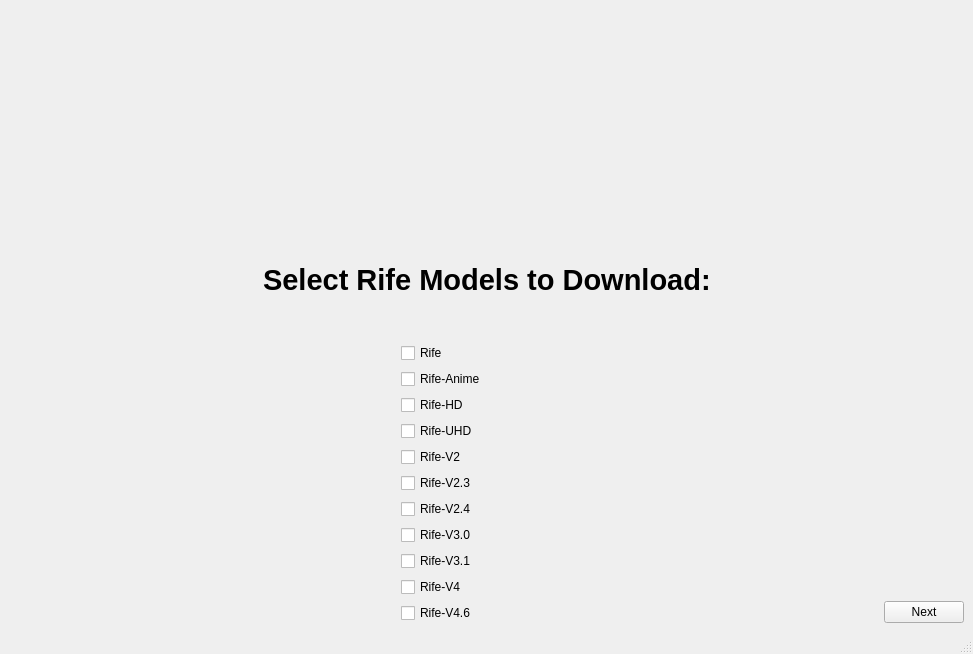
<?xml version="1.0" encoding="UTF-8"?>
<ui version="4.0">
 <class>MainWindow</class>
 <widget class="QMainWindow" name="MainWindow">
  <property name="geometry">
   <rect>
    <x>0</x>
    <y>0</y>
    <width>973</width>
    <height>654</height>
   </rect>
  </property>
  <property name="windowTitle">
   <string>Rife - ESRGAN - App</string>
  </property>
  <widget class="QWidget" name="centralwidget">
   <layout class="QGridLayout" name="gridLayout_2">
    <item row="0" column="0">
     <layout class="QVBoxLayout" name="verticalLayout_4">
      <item>
       <spacer name="verticalSpacer_3">
        <property name="orientation">
         <enum>Qt::Vertical</enum>
        </property>
        <property name="sizeHint" stdset="0">
         <size>
          <width>20</width>
          <height>40</height>
         </size>
        </property>
       </spacer>
      </item>
      <item>
       <layout class="QHBoxLayout" name="horizontalLayout_3">
        <item>
         <spacer name="horizontalSpacer_3">
          <property name="orientation">
           <enum>Qt::Horizontal</enum>
          </property>
          <property name="sizeHint" stdset="0">
           <size>
            <width>40</width>
            <height>20</height>
           </size>
          </property>
         </spacer>
        </item>
        <item>
         <widget class="QLabel" name="label">
          <property name="text">
           <string>&lt;html&gt;&lt;head/&gt;&lt;body&gt;&lt;p&gt;&lt;span style=&quot; font-size:22pt; font-weight:700;&quot;&gt;Select Rife Models to Download:&lt;/span&gt;&lt;/p&gt;&lt;/body&gt;&lt;/html&gt;</string>
          </property>
         </widget>
        </item>
        <item>
         <spacer name="horizontalSpacer_4">
          <property name="orientation">
           <enum>Qt::Horizontal</enum>
          </property>
          <property name="sizeHint" stdset="0">
           <size>
            <width>40</width>
            <height>20</height>
           </size>
          </property>
         </spacer>
        </item>
       </layout>
      </item>
      <item>
       <layout class="QVBoxLayout" name="verticalLayout_2">
        <item>
         <layout class="QHBoxLayout" name="horizontalLayout_2">
          <item>
           <spacer name="horizontalSpacer">
            <property name="orientation">
             <enum>Qt::Horizontal</enum>
            </property>
            <property name="sizeHint" stdset="0">
             <size>
              <width>40</width>
              <height>20</height>
             </size>
            </property>
           </spacer>
          </item>
          <item>
           <layout class="QVBoxLayout" name="verticalLayout_6">
            <item>
             <spacer name="verticalSpacer_2">
              <property name="orientation">
               <enum>Qt::Vertical</enum>
              </property>
              <property name="sizeHint" stdset="0">
               <size>
                <width>20</width>
                <height>40</height>
               </size>
              </property>
             </spacer>
            </item>
            <item>
             <widget class="QCheckBox" name="rife">
              <property name="text">
               <string>Rife</string>
              </property>
             </widget>
            </item>
            <item>
             <widget class="QCheckBox" name="rifeanime">
              <property name="text">
               <string>Rife-Anime</string>
              </property>
             </widget>
            </item>
            <item>
             <widget class="QCheckBox" name="rifehd">
              <property name="text">
               <string>Rife-HD</string>
              </property>
             </widget>
            </item>
            <item>
             <widget class="QCheckBox" name="rifeuhd">
              <property name="text">
               <string>Rife-UHD</string>
              </property>
             </widget>
            </item>
            <item>
             <widget class="QCheckBox" name="rife2">
              <property name="text">
               <string>Rife-V2</string>
              </property>
             </widget>
            </item>
            <item>
             <widget class="QCheckBox" name="rife23">
              <property name="text">
               <string>Rife-V2.3</string>
              </property>
             </widget>
            </item>
            <item>
             <widget class="QCheckBox" name="rife24">
              <property name="text">
               <string>Rife-V2.4</string>
              </property>
             </widget>
            </item>
            <item>
             <widget class="QCheckBox" name="rife30">
              <property name="text">
               <string>Rife-V3.0</string>
              </property>
             </widget>
            </item>
            <item>
             <widget class="QCheckBox" name="rife31">
              <property name="text">
               <string>Rife-V3.1</string>
              </property>
             </widget>
            </item>
            <item>
             <widget class="QCheckBox" name="rife4">
              <property name="text">
               <string>Rife-V4</string>
              </property>
             </widget>
            </item>
            <item>
             <widget class="QCheckBox" name="rife46">
              <property name="text">
               <string>Rife-V4.6</string>
              </property>
             </widget>
            </item>
           </layout>
          </item>
          <item>
           <spacer name="horizontalSpacer_2">
            <property name="orientation">
             <enum>Qt::Horizontal</enum>
            </property>
            <property name="sizeHint" stdset="0">
             <size>
              <width>40</width>
              <height>20</height>
             </size>
            </property>
           </spacer>
          </item>
          <item>
           <layout class="QVBoxLayout" name="verticalLayout_5">
            <item>
             <spacer name="verticalSpacer">
              <property name="orientation">
               <enum>Qt::Vertical</enum>
              </property>
              <property name="sizeHint" stdset="0">
               <size>
                <width>20</width>
                <height>40</height>
               </size>
              </property>
             </spacer>
            </item>
            <item>
             <widget class="QPushButton" name="next">
              <property name="text">
               <string>Next</string>
              </property>
             </widget>
            </item>
           </layout>
          </item>
         </layout>
        </item>
       </layout>
      </item>
     </layout>
    </item>
   </layout>
  </widget>
  <widget class="QStatusBar" name="statusbar"/>
 </widget>
 <resources/>
 <connections/>
</ui>
